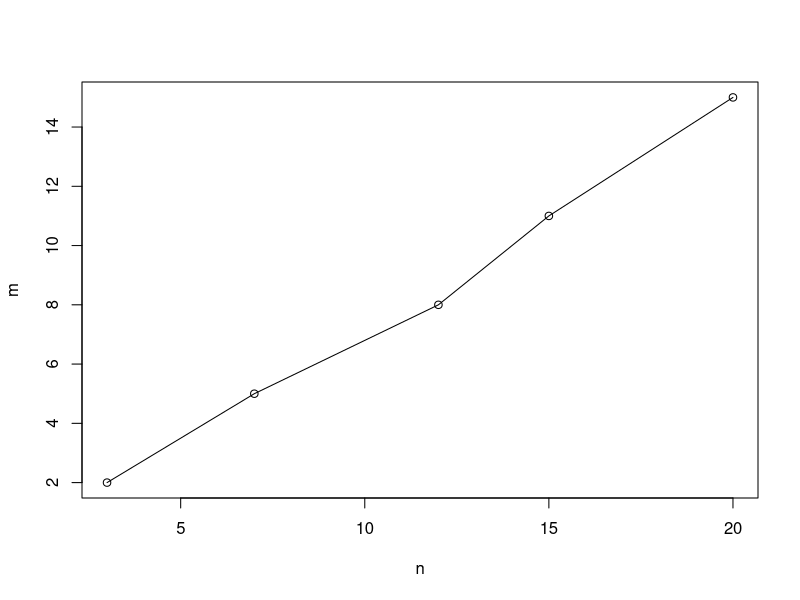
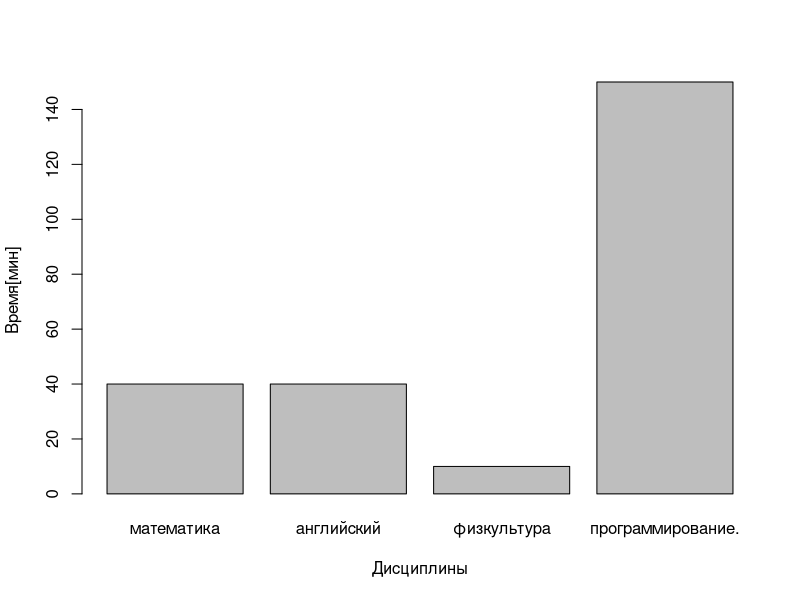

Write the R code that produced these figures, in order.
## ---- chunk 1
35 + 777

13 * 47

675 * 15

849 * 629

## ---- chunk 2
11111111*11111111
11111111*1111111
## ---- chunk 3
n<-c(3,7,12,15, 20)
m<-c(2,5,8,11,15)
s<-n*m
s
## ---- chunk 4
plot(n,m)
lines(n,m)
## ---- chunk 5
learn_time<-c("математика"=40,"английский"=40,"физкультура"=10,"программирование."=150)
barplot(learn_time,xlab="Дисциплины",ylab="Время[мин]")
## ---- chunk 6
drinks <-rnorm(5, mean = 450, sd = 4)
drinks
## ---- chunk 7
drinks > 455
## ---- chunk 8
drinks <-rnorm(10000, mean = 450, sd = 4)
summary(drinks>455)
## ---- chunk 9
mean(drinks > 455)*100
